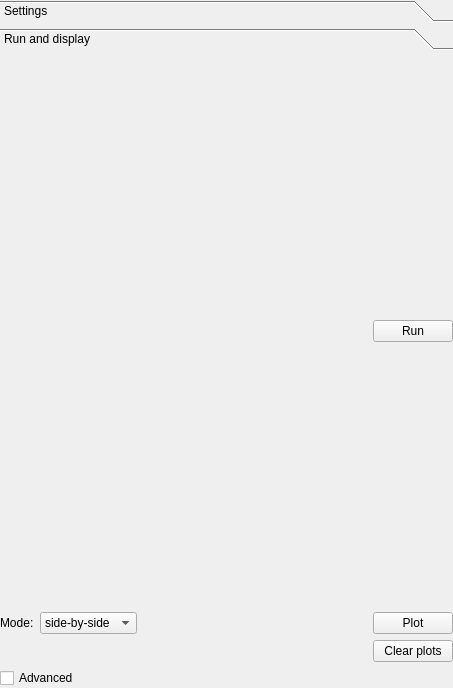
<?xml version="1.0" encoding="UTF-8"?>
<ui version="4.0">
 <class>Form</class>
 <widget class="QWidget" name="Form">
  <property name="geometry">
   <rect>
    <x>0</x>
    <y>0</y>
    <width>453</width>
    <height>688</height>
   </rect>
  </property>
  <property name="windowTitle">
   <string>Form</string>
  </property>
  <layout class="QVBoxLayout" name="verticalLayout">
   <property name="leftMargin">
    <number>0</number>
   </property>
   <property name="topMargin">
    <number>0</number>
   </property>
   <property name="rightMargin">
    <number>0</number>
   </property>
   <property name="bottomMargin">
    <number>0</number>
   </property>
   <item>
    <widget class="QToolBox" name="stitchingToolBox">
     <property name="currentIndex">
      <number>1</number>
     </property>
     <widget class="QWidget" name="channel_page">
      <property name="geometry">
       <rect>
        <x>0</x>
        <y>0</y>
        <width>453</width>
        <height>600</height>
       </rect>
      </property>
      <attribute name="label">
       <string>Settings</string>
      </attribute>
      <layout class="QVBoxLayout" name="channelsParamsTabWidgetLayout">
       <property name="leftMargin">
        <number>0</number>
       </property>
       <property name="topMargin">
        <number>0</number>
       </property>
       <property name="rightMargin">
        <number>0</number>
       </property>
       <property name="bottomMargin">
        <number>0</number>
       </property>
       <item>
        <widget class="QTabWidget" name="channelsParamsTabWidget">
         <widget class="QWidget" name="tab">
          <attribute name="title">
           <string>Tab 1</string>
          </attribute>
         </widget>
         <widget class="QWidget" name="tab_2">
          <attribute name="title">
           <string>Tab 2</string>
          </attribute>
         </widget>
        </widget>
       </item>
      </layout>
     </widget>
     <widget class="QWidget" name="page_2">
      <property name="geometry">
       <rect>
        <x>0</x>
        <y>0</y>
        <width>453</width>
        <height>600</height>
       </rect>
      </property>
      <attribute name="label">
       <string>Run and display</string>
      </attribute>
      <layout class="QGridLayout" name="runAndDisplayGridLayout">
       <property name="leftMargin">
        <number>0</number>
       </property>
       <property name="topMargin">
        <number>0</number>
       </property>
       <property name="rightMargin">
        <number>0</number>
       </property>
       <property name="bottomMargin">
        <number>0</number>
       </property>
       <item row="4" column="3">
        <widget class="QPushButton" name="displayStitchingClearPlots">
         <property name="text">
          <string>Clear plots</string>
         </property>
        </widget>
       </item>
       <item row="3" column="1">
        <widget class="QComboBox" name="stitchingPlotModeComboBox">
         <item>
          <property name="text">
           <string>side-by-side</string>
          </property>
         </item>
         <item>
          <property name="text">
           <string>overlay</string>
          </property>
         </item>
        </widget>
       </item>
       <item row="3" column="3">
        <widget class="QPushButton" name="displayStitchingPushButton">
         <property name="text">
          <string>Plot</string>
         </property>
        </widget>
       </item>
       <item row="1" column="3">
        <widget class="QPushButton" name="runStitchingPushButton">
         <property name="text">
          <string>Run</string>
         </property>
        </widget>
       </item>
       <item row="3" column="0">
        <widget class="QLabel" name="label">
         <property name="text">
          <string>Mode:</string>
         </property>
        </widget>
       </item>
       <item row="0" column="0">
        <widget class="QWidget" name="runChannelsCheckableListWidget" native="true"/>
       </item>
       <item row="2" column="0">
        <widget class="QWidget" name="plotChannelsCheckableListWidget" native="true"/>
       </item>
       <item row="3" column="2">
        <spacer name="horizontalSpacer">
         <property name="orientation">
          <enum>Qt::Horizontal</enum>
         </property>
         <property name="sizeHint" stdset="0">
          <size>
           <width>40</width>
           <height>20</height>
          </size>
         </property>
        </spacer>
       </item>
      </layout>
     </widget>
    </widget>
   </item>
   <item>
    <widget class="QCheckBox" name="advancedCheckBox">
     <property name="text">
      <string>Advanced</string>
     </property>
    </widget>
   </item>
  </layout>
 </widget>
 <resources/>
 <connections/>
</ui>
